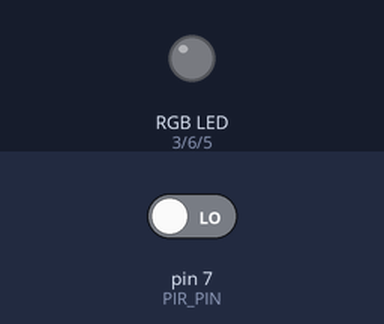
Recording of a sketch running on a simulated Arduino Uno, built with avr-gcc and run on an emulated ATmega328P. Parts: an RGB LED mixed from three pins (HIGH = lit). The test bench sets the inputs (shaded band); at power-on: pin 7 (PIR_PIN) LOW. What the sketch prints to the serial monitor is not drawn.

Above: at 2.2 s.
2.3 s: pin 7 (PIR_PIN) driven HIGH
At 3.6 s:
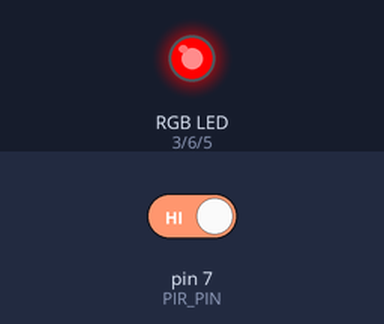
At 22.9 s:
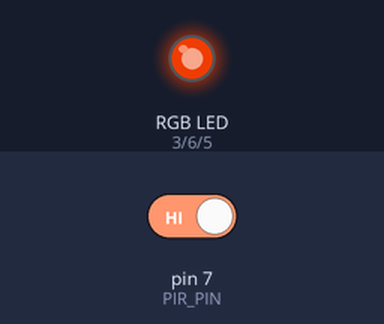
Timing chart, 0 to 23.8 s (numbered marks = the images above; inputs shaded):
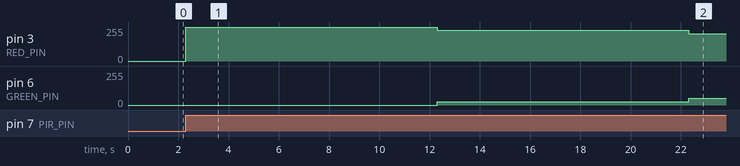

The sketch:

sketch_cativity.ino
```cpp
#define RED_PIN 3
#define GREEN_PIN 6
#define BLUE_PIN 5

#define RED 0
#define GREEN 1
#define BLUE 2

#define PIR_PIN 7

#define ON_TIME 10000
#define TIME_WINDOW ( ( unsigned long ) ( 5L * 60L * 1000L ) )
#define MAX_HUE 767

/******************************************************************************
 * https://blog.adafruit.com/2012/03/14/constant-brightness-hsb-to-rgb-algorithm/
 * accepts hue, saturation and brightness values and outputs three 8-bit color
 * values in an array (color[])
 *
 * saturation (sat) and brightness (bright) are 8-bit values.
 *
 * hue (index) is a value between 0 and 767. hue values out of range are
 * rendered as 0.
 *
 *****************************************************************************/
void hsb2rgb(uint16_t index, uint8_t sat, uint8_t bright, uint8_t color[3])
{
  uint16_t r_temp, g_temp, b_temp;
  uint8_t index_mod;
  uint8_t inverse_sat = (sat ^ 255);

  index = index % 768;
  index_mod = index % 256;

  if (index < 256)
  {
    r_temp = index_mod ^ 255;
    g_temp = index_mod;
    b_temp = 0;
  }

  else if (index < 512)
  {
    r_temp = 0;
    g_temp = index_mod ^ 255;
    b_temp = index_mod;
  }

  else if ( index < 768)
  {
    r_temp = index_mod;
    g_temp = 0;
    b_temp = index_mod ^ 255;
  }

  else
  {
    r_temp = 0;
    g_temp = 0;
    b_temp = 0;
  }

  r_temp = ((r_temp * sat) / 255) + inverse_sat;
  g_temp = ((g_temp * sat) / 255) + inverse_sat;
  b_temp = ((b_temp * sat) / 255) + inverse_sat;

  r_temp = (r_temp * bright) / 255;
  g_temp = (g_temp * bright) / 255;
  b_temp = (b_temp * bright) / 255;

  color[RED]  = (uint8_t)r_temp;
  color[GREEN]  = (uint8_t)g_temp;
  color[BLUE] = (uint8_t)b_temp;
}


void setup() {
  // put your setup code here, to run once:
  pinMode ( RED_PIN, OUTPUT ) ;
  pinMode ( GREEN_PIN, OUTPUT ) ;
  pinMode ( BLUE_PIN, OUTPUT ) ;
  pinMode ( PIR_PIN, INPUT ) ;

  analogWrite ( RED_PIN, 0 ) ;
  analogWrite ( GREEN_PIN, 0 ) ;
  analogWrite ( BLUE_PIN, 0 ) ;

  Serial.begin( 9600 ) ;
  delay ( 1000 ) ;
  Serial.println ( MAX_HUE ) ;
}

void loop() {
  static unsigned long startTime = millis ( ) ;
  static int state = 0 ;
  static unsigned long  triggeredTime = 0L ;
  static int hue = 0 ;

  int pinState = digitalRead ( PIR_PIN ) ;
  unsigned long iterationTimer = millis ( ) ;
  uint8_t color[3] = { 0 } ;

  if( pinState || state )
  {
    if( state == 0 )
    {
      startTime = millis ( ) ;
      state = 1 ;
      triggeredTime += ON_TIME ;
      if ( triggeredTime > TIME_WINDOW )
      {
        triggeredTime = TIME_WINDOW ;
      }
    }
    unsigned long delta = millis ( ) - ( unsigned long ) startTime ;
    if( delta <= ON_TIME )
    {
      // map the number of milliseconds on in TIME_WINDOW to hue values
      hue = map( triggeredTime, ON_TIME, TIME_WINDOW, 0, MAX_HUE ) ;
      hsb2rgb(hue, 255, 255, color ) ;
      analogWrite( RED_PIN, color[RED] ) ;
      analogWrite ( GREEN_PIN, color[GREEN] ) ;
      analogWrite ( BLUE_PIN, color[BLUE] ) ;
      delay( 10 ) ;
    }
    else
    {
      state = 0 ;
      startTime = millis ( ) ;
      analogWrite( RED_PIN, 0 ) ;
      analogWrite ( GREEN_PIN, 0 ) ;
      analogWrite ( BLUE_PIN, 0 ) ;
    }
  }
  else
  {
    if ( triggeredTime > 0 )
    {
        int iterationTime = millis ( ) - iterationTimer ;
        iterationTime = iterationTime < 10 ? 10 : iterationTime ;
        triggeredTime -= iterationTime  ;
        Serial.println ( hue ) ;
    }
  }

}
```

Measured:
- after the input at 2.3 s, pin 3 (RED_PIN): 0/255 → 255/255 at once, → 229/255 10.0 s later, → 203/255 10.0 s later; pin 6 (GREEN_PIN): 0/255 → 26/255 after 10.0 s, → 52/255 10.0 s later
